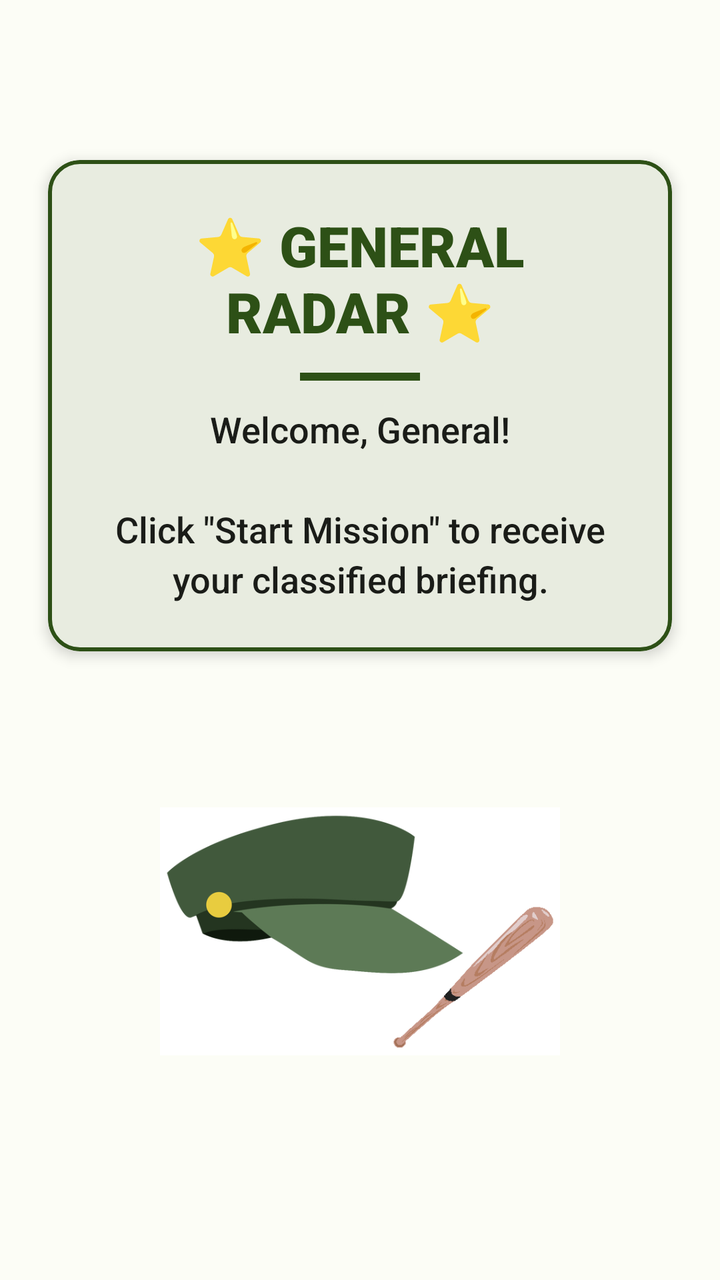
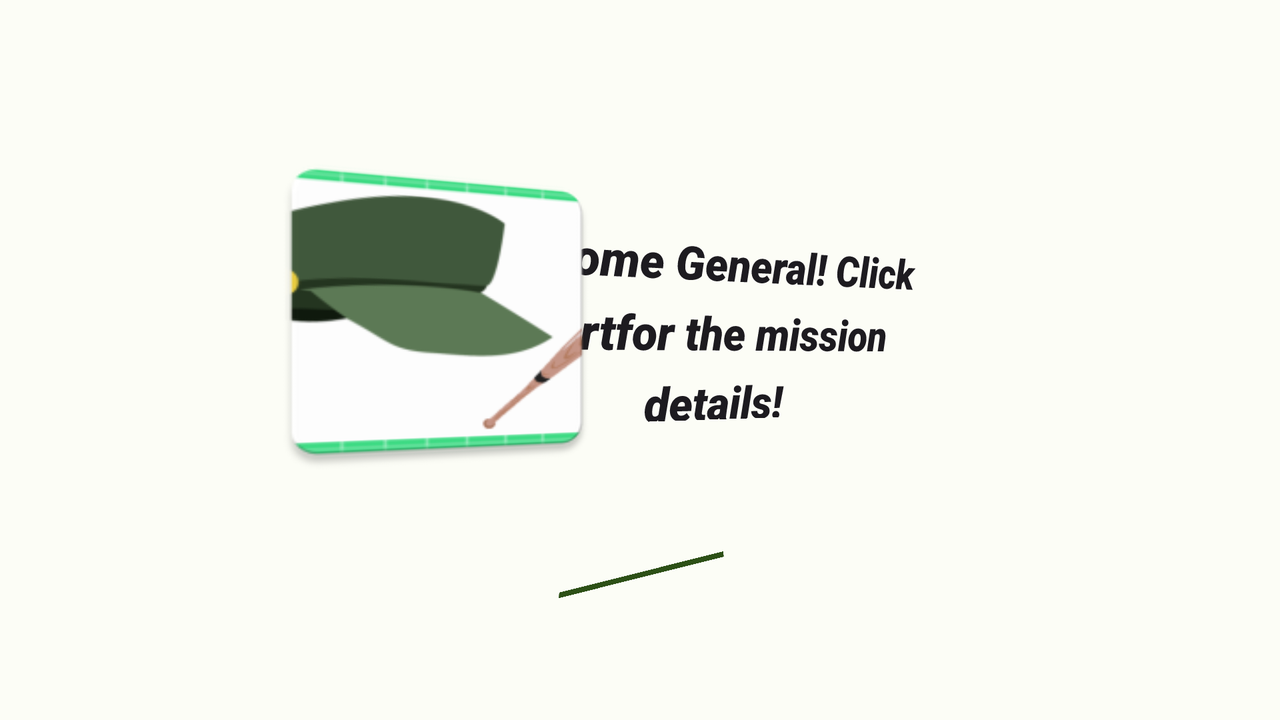

An Android layout and its configuration variant, each rendered on a device that would load it. The default file and the variant file are quoted in full after the pictures.
<!-- AndroidManifest.xml: application theme Theme.General -->
<!-- res/layout/activity_main.xml -->
<?xml version="1.0" encoding="utf-8"?>
<androidx.constraintlayout.widget.ConstraintLayout xmlns:android="http://schemas.android.com/apk/res/android"
    xmlns:app="http://schemas.android.com/apk/res-auto"
    xmlns:tools="http://schemas.android.com/tools"
    android:layout_width="match_parent"
    android:layout_height="match_parent"
    android:background="?attr/colorSurface"
    tools:context=".MainActivity">

    <com.google.android.material.card.MaterialCardView
        android:id="@+id/welcomeCard"
        android:layout_width="0dp"
        android:layout_height="wrap_content"
        android:layout_marginStart="24dp"
        android:layout_marginTop="80dp"
        android:layout_marginEnd="24dp"
        app:cardCornerRadius="16dp"
        app:cardElevation="4dp"
        app:layout_constraintEnd_toEndOf="parent"
        app:layout_constraintStart_toStartOf="parent"
        app:layout_constraintTop_toTopOf="parent"
        app:strokeColor="?attr/colorPrimary"
        app:strokeWidth="2dp">

        <LinearLayout
            android:layout_width="match_parent"
            android:layout_height="wrap_content"
            android:orientation="vertical"
            android:padding="24dp">

            <TextView
                android:id="@+id/appTitle"
                android:layout_width="match_parent"
                android:layout_height="wrap_content"
                android:fontFamily="sans-serif-black"
                android:text="⭐ GENERAL RADAR ⭐"
                android:textAlignment="center"
                android:textColor="?attr/colorPrimary"
                android:textSize="28sp"
                android:textStyle="bold" />

            <View
                android:layout_width="60dp"
                android:layout_height="4dp"
                android:layout_gravity="center"
                android:layout_marginTop="12dp"
                android:layout_marginBottom="12dp"
                android:background="?attr/colorPrimary" />

            <TextView
                android:id="@+id/welcomeText"
                android:layout_width="match_parent"
                android:layout_height="wrap_content"
                android:fontFamily="sans-serif-medium"
                android:lineSpacingExtra="4dp"
                android:text="@string/welcome_message"
                android:textAlignment="center"
                android:textColor="?attr/colorOnSurface"
                android:textSize="18sp" />
        </LinearLayout>
    </com.google.android.material.card.MaterialCardView>

    <ImageView
        android:id="@+id/radarImage"
        android:layout_width="200dp"
        android:layout_height="200dp"
        android:layout_marginTop="40dp"
        android:contentDescription="Radar Icon"
        app:layout_constraintEnd_toEndOf="parent"
        app:layout_constraintStart_toStartOf="parent"
        app:layout_constraintTop_toBottomOf="@+id/welcomeCard"
        app:srcCompat="@drawable/image" />

    <com.google.android.material.button.MaterialButton
        android:id="@+id/startButton"
        android:layout_width="0dp"
        android:layout_height="64dp"
        android:layout_marginStart="48dp"
        android:layout_marginTop="48dp"
        android:layout_marginEnd="48dp"
        android:layout_marginBottom="48dp"
        android:fontFamily="sans-serif-black"
        android:text="@string/start_button"
        android:textSize="18sp"
        app:cornerRadius="32dp"
        app:icon="@android:drawable/ic_media_play"
        app:iconGravity="textStart"
        app:iconSize="28dp"
        app:layout_constraintBottom_toBottomOf="parent"
        app:layout_constraintEnd_toEndOf="parent"
        app:layout_constraintStart_toStartOf="parent"
        app:layout_constraintTop_toBottomOf="@+id/radarImage" />

</androidx.constraintlayout.widget.ConstraintLayout>
<!-- resources referenced by this layout -->
<resources>
  <!-- drawable image: png bitmap (drawable, 25317 bytes) -->
  <string name="start_button">Start Mission</string>
  <string name="welcome_message">Welcome, General!\n\nClick \"Start Mission\" to receive your classified briefing.</string>
  <style name="Theme.General" parent="Theme.Material3.DayNight">
          <item name="colorPrimary">@color/md_theme_light_primary</item>
          <item name="colorOnPrimary">@color/md_theme_light_onPrimary</item>
          <item name="colorPrimaryContainer">@color/md_theme_light_primaryContainer</item>
          <item name="colorOnPrimaryContainer">@color/md_theme_light_onPrimaryContainer</item>
          <item name="colorSecondary">@color/md_theme_light_secondary</item>
          <item name="colorOnSecondary">@color/md_theme_light_onSecondary</item>
          <item name="colorSecondaryContainer">@color/md_theme_light_secondaryContainer</item>
          <item name="colorOnSecondaryContainer">@color/md_theme_light_onSecondaryContainer</item>
          <item name="colorTertiary">@color/md_theme_light_tertiary</item>
          <item name="colorOnTertiary">@color/md_theme_light_onTertiary</item>
          <item name="colorTertiaryContainer">@color/md_theme_light_tertiaryContainer</item>
          <item name="colorOnTertiaryContainer">@color/md_theme_light_onTertiaryContainer</item>
          <item name="colorError">@color/md_theme_light_error</item>
          <item name="colorErrorContainer">@color/md_theme_light_errorContainer</item>
          <item name="colorOnError">@color/md_theme_light_onError</item>
          <item name="colorOnErrorContainer">@color/md_theme_light_onErrorContainer</item>
          <item name="android:colorBackground">@color/md_theme_light_background</item>
          <item name="colorOnBackground">@color/md_theme_light_onBackground</item>
          <item name="colorSurface">@color/md_theme_light_surface</item>
          <item name="colorOnSurface">@color/md_theme_light_onSurface</item>
          <item name="colorSurfaceVariant">@color/md_theme_light_surfaceVariant</item>
          <item name="colorOnSurfaceVariant">@color/md_theme_light_onSurfaceVariant</item>
          <item name="colorOutline">@color/md_theme_light_outline</item>
          <item name="android:statusBarColor">@color/md_theme_light_primary</item>
          <item name="android:navigationBarColor">@color/md_theme_light_surface</item>
      </style>
  <color name="md_theme_light_primary">#2D5016</color>
  <color name="md_theme_light_onPrimary">#FFFFFF</color>
  <color name="md_theme_light_primaryContainer">#AED98E</color>
  <color name="md_theme_light_onPrimaryContainer">#002200</color>
  <color name="md_theme_light_secondary">#55624C</color>
  <color name="md_theme_light_onSecondary">#FFFFFF</color>
  <color name="md_theme_light_secondaryContainer">#D8E7CB</color>
  <color name="md_theme_light_onSecondaryContainer">#131F0D</color>
  <color name="md_theme_light_tertiary">#386666</color>
  <color name="md_theme_light_onTertiary">#FFFFFF</color>
  <color name="md_theme_light_tertiaryContainer">#BCEBEB</color>
  <color name="md_theme_light_onTertiaryContainer">#002020</color>
  <color name="md_theme_light_error">#BA1A1A</color>
  <color name="md_theme_light_errorContainer">#FFDAD6</color>
  <color name="md_theme_light_onError">#FFFFFF</color>
  <color name="md_theme_light_onErrorContainer">#410002</color>
  <color name="md_theme_light_background">#FCFDF6</color>
  <color name="md_theme_light_onBackground">#1A1C18</color>
  <color name="md_theme_light_surface">#FCFDF6</color>
  <color name="md_theme_light_onSurface">#1A1C18</color>
  <color name="md_theme_light_surfaceVariant">#DFE4D7</color>
  <color name="md_theme_light_onSurfaceVariant">#43483F</color>
  <color name="md_theme_light_outline">#73796E</color>
</resources>
<!-- res/layout-land/activity_main.xml (the repository's variant of the layout above) -->
<!-- drawn on the phone turned sideways -->
<?xml version="1.0" encoding="utf-8"?>
<RelativeLayout xmlns:android="http://schemas.android.com/apk/res/android"
    xmlns:app="http://schemas.android.com/apk/res-auto"
    xmlns:tools="http://schemas.android.com/tools"
    android:layout_width="match_parent"
    android:layout_height="match_parent"
    android:rotationY="12"
    tools:context=".MainActivity">


    <TextView
        android:layout_width="265dp"
        android:layout_height="98dp"
        android:layout_alignParentTop="true"
        android:layout_alignParentEnd="true"
        android:layout_centerHorizontal="true"
        android:layout_marginTop="113dp"
        android:layout_marginEnd="147dp"
        android:fontFamily="sans-serif-black"
        android:lineSpacingExtra="8sp"
        android:text='Welcome General! Click "Start" for the mission details!'
        android:textAlignment="center"
        android:textAllCaps="false"
        android:textAppearance="@style/TextAppearance.AppCompat.Large"
        android:textSize="24sp"
        android:textStyle="italic"
        android:typeface="monospace" />

    <Button
        android:id="@+id/button"
        android:layout_width="wrap_content"
        android:layout_height="wrap_content"
        android:layout_alignParentTop="true"
        android:layout_alignParentBottom="true"
        android:layout_centerHorizontal="true"
        android:layout_marginTop="289dp"
        android:layout_marginBottom="74dp"
        android:rotationX="25"
        android:rotationY="-17"
        android:text="Start" />

    <ImageView
        android:id="@+id/imageView"
        android:layout_width="152dp"
        android:layout_height="153dp"
        android:layout_alignParentStart="true"
        android:layout_alignParentTop="true"
        android:layout_centerHorizontal="true"
        android:layout_marginStart="155dp"
        android:layout_marginTop="83dp"
        tools:srcCompat="@mipmap/ic_launcher1" />
</RelativeLayout>
<!-- resources referenced by the variant -->
<!-- as the phone turned sideways resolves them -->
<resources>
  <!-- mipmap ic_launcher1: png bitmap (mipmap-xxxhdpi, 9234 bytes) -->
  <style name="Theme.General" parent="Theme.Material3.DayNight">
          <item name="colorPrimary">@color/md_theme_light_primary</item>
          <item name="colorOnPrimary">@color/md_theme_light_onPrimary</item>
          <item name="colorPrimaryContainer">@color/md_theme_light_primaryContainer</item>
          <item name="colorOnPrimaryContainer">@color/md_theme_light_onPrimaryContainer</item>
          <item name="colorSecondary">@color/md_theme_light_secondary</item>
          <item name="colorOnSecondary">@color/md_theme_light_onSecondary</item>
          <item name="colorSecondaryContainer">@color/md_theme_light_secondaryContainer</item>
          <item name="colorOnSecondaryContainer">@color/md_theme_light_onSecondaryContainer</item>
          <item name="colorTertiary">@color/md_theme_light_tertiary</item>
          <item name="colorOnTertiary">@color/md_theme_light_onTertiary</item>
          <item name="colorTertiaryContainer">@color/md_theme_light_tertiaryContainer</item>
          <item name="colorOnTertiaryContainer">@color/md_theme_light_onTertiaryContainer</item>
          <item name="colorError">@color/md_theme_light_error</item>
          <item name="colorErrorContainer">@color/md_theme_light_errorContainer</item>
          <item name="colorOnError">@color/md_theme_light_onError</item>
          <item name="colorOnErrorContainer">@color/md_theme_light_onErrorContainer</item>
          <item name="android:colorBackground">@color/md_theme_light_background</item>
          <item name="colorOnBackground">@color/md_theme_light_onBackground</item>
          <item name="colorSurface">@color/md_theme_light_surface</item>
          <item name="colorOnSurface">@color/md_theme_light_onSurface</item>
          <item name="colorSurfaceVariant">@color/md_theme_light_surfaceVariant</item>
          <item name="colorOnSurfaceVariant">@color/md_theme_light_onSurfaceVariant</item>
          <item name="colorOutline">@color/md_theme_light_outline</item>
          <item name="android:statusBarColor">@color/md_theme_light_primary</item>
          <item name="android:navigationBarColor">@color/md_theme_light_surface</item>
      </style>
  <color name="md_theme_light_primary">#2D5016</color>
  <color name="md_theme_light_onPrimary">#FFFFFF</color>
  <color name="md_theme_light_primaryContainer">#AED98E</color>
  <color name="md_theme_light_onPrimaryContainer">#002200</color>
  <color name="md_theme_light_secondary">#55624C</color>
  <color name="md_theme_light_onSecondary">#FFFFFF</color>
  <color name="md_theme_light_secondaryContainer">#D8E7CB</color>
  <color name="md_theme_light_onSecondaryContainer">#131F0D</color>
  <color name="md_theme_light_tertiary">#386666</color>
  <color name="md_theme_light_onTertiary">#FFFFFF</color>
  <color name="md_theme_light_tertiaryContainer">#BCEBEB</color>
  <color name="md_theme_light_onTertiaryContainer">#002020</color>
  <color name="md_theme_light_error">#BA1A1A</color>
  <color name="md_theme_light_errorContainer">#FFDAD6</color>
  <color name="md_theme_light_onError">#FFFFFF</color>
  <color name="md_theme_light_onErrorContainer">#410002</color>
  <color name="md_theme_light_background">#FCFDF6</color>
  <color name="md_theme_light_onBackground">#1A1C18</color>
  <color name="md_theme_light_surface">#FCFDF6</color>
  <color name="md_theme_light_onSurface">#1A1C18</color>
  <color name="md_theme_light_surfaceVariant">#DFE4D7</color>
  <color name="md_theme_light_onSurfaceVariant">#43483F</color>
  <color name="md_theme_light_outline">#73796E</color>
</resources>
